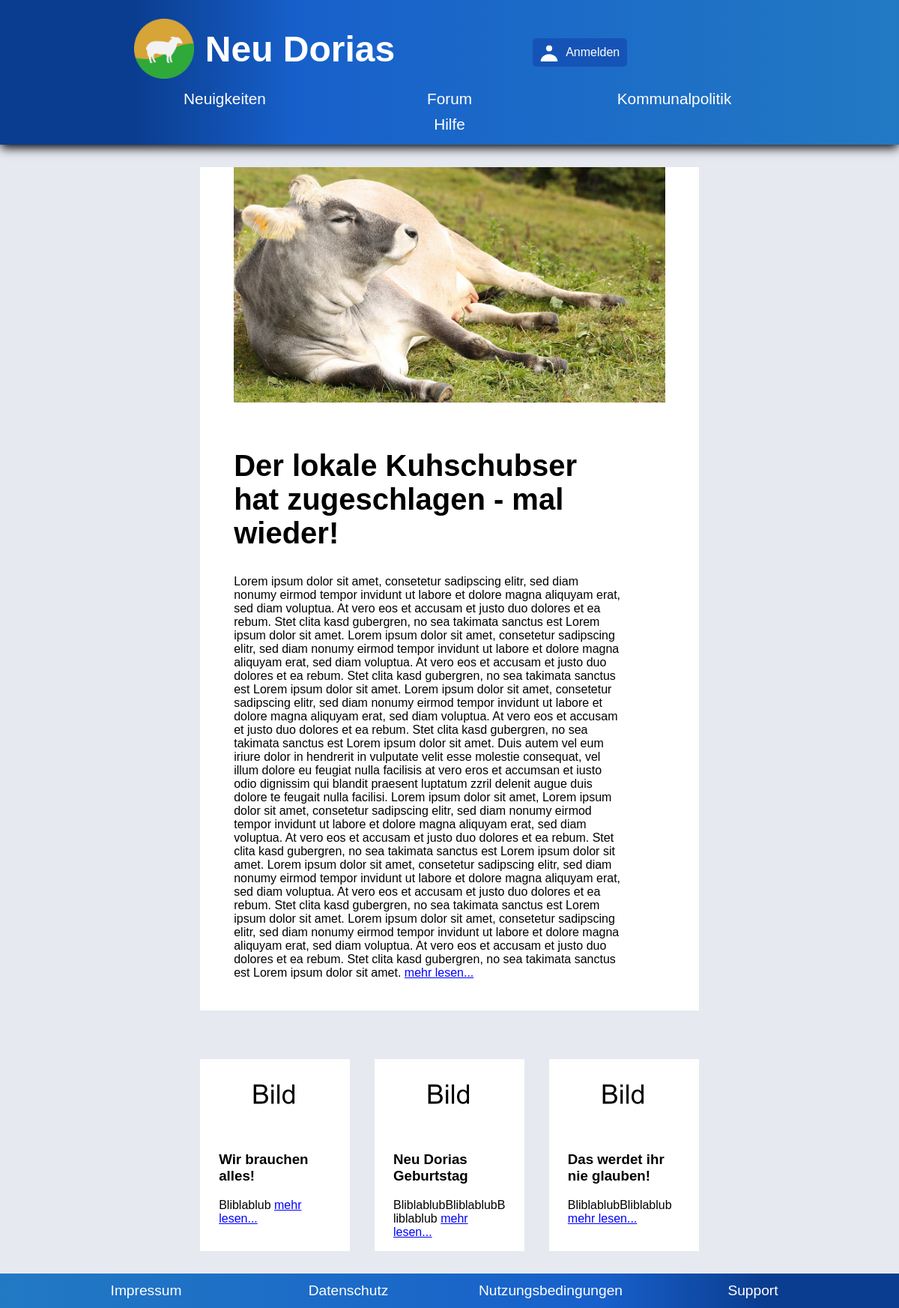
The app's page /sites/news/overview/newsOverview.php with its own data.
### tables this page shows
CREATE TABLE Article (
    		uuid VARCHAR(255),
    		title VARCHAR,
    		contentPreview VARCHAR,
    		content VARCHAR,
    		picturePath VARCHAR(255),
    		CONSTRAINT PK_Like PRIMARY KEY (uuid)
		);

### sites/SQLHelper.php (called while the page is built, shortened)
<?php
class SQLHelper {
	private $db;
	function __construct() {
		$user = 'root';
		$pw = null;
		$dsn = 'sqlite:..\..\kompol.db';
		$this->db = new PDO($dsn, $user, $pw);
	}
	function createUserTable(){
		$sql = "CREATE TABLE IF NOT EXISTS User (
    		uuid VARCHAR(255) PRIMARY KEY,
    		email VARCHAR(255) UNIQUE,
    		password VARCHAR,
    		avatar VARCHAR,
        username VARCHAR,
    		firstName VARCHAR(255),
    		lastName VARCHAR(255),
    		party VARCHAR(255),
    		registrationCode VARCHAR(255),
    		FOREIGN KEY (party) REFERENCES Party(name)
		)";
		if ($this->db->exec($sql)) {
			return true;
		} else {
			return false;
		}
	}
	function createPartyTable(){
		$sql = "CREATE TABLE IF NOT EXISTS Party (
    		name VARCHAR(255) PRIMARY KEY,
    		text VARCHAR,
    		textPreview VARCHAR,
    		logo VARCHAR
		)";
		if ($this->db->exec($sql)) {
			return true;
		} else {
			return false;
		}
	}
	function createPostTable(){
		$sql = "CREATE TABLE IF NOT EXISTS Post (
    		uuid VARCHAR(255) PRIMARY KEY,
    		title VARCHAR,
    		text VARCHAR,
    		date DATE DEFAULT CURRENT_DATE,
    		author VARCHAR,
    		category VARCHAR,
    		CONSTRAINT FK_User FOREIGN KEY (author) REFERENCES User(uuid)
		)";
		$result = $this->db->exec($sql);
		return $result;
	}
	function createCommentTable(){
		$sql = "CREATE TABLE IF NOT EXISTS Comment (
    		uuid VARCHAR(255) PRIMARY KEY,
    		answerTo VARCHAR,
    		text VARCHAR,
    		date DATE DEFAULT CURRENT_DATE,
    		author VARCHAR,
    		CONSTRAINT FK_User FOREIGN KEY (author) REFERENCES User(uuid)
		)";
		if ($this->db->exec($sql)) {
			return true;
		} else {
			return false;
		}
	}
	function createArticleTable(){
		$sql = "CREATE TABLE IF NOT EXISTS Article (
    		uuid VARCHAR(255),
    		title VARCHAR,
    		contentPreview VARCHAR,
    		content VARCHAR,
    		picturePath VARCHAR(255),
    		CONSTRAINT PK_Like PRIMARY KEY (uuid)
		)";
		if ($this->db->exec($sql)) {
			return true;
		} else {
			return false;
		}
	}
	function createLikeTable(){
		$sql = "CREATE TABLE IF NOT EXISTS Like (
    		uuid VARCHAR(255),
    		user VARCHAR(255),
    		CONSTRAINT PK_Like PRIMARY KEY (uuid,user),
    		CONSTRAINT PK_LikeUser FOREIGN KEY (user) REFERENCES User(uuid)
		)";
		if ($this->db->exec($sql)) {
			return true;
		} else {
			return false;
		}
	}
	function createDislikeTable(){
		$sql = "CREATE TABLE IF NOT EXISTS Dislike (
    		uuid VARCHAR(255),
    		user VARCHAR(255),
    		CONSTRAINT PK_Dislike PRIMARY KEY (uuid,user),
    		CONSTRAINT PK_LikeUser FOREIGN KEY (user) REFERENCES User(uuid)
		)";
		if ($this->db->exec($sql)) {
			return true;
		} else {
			return false;
		}
	}
	function closeConnection() {
		$this->db = null;
	}
}

### sites/news/DBArticleDAO.php (called while the page is built, shortened)
<?php
include_once "../../SQLHelper.php";
class DBArticleDAO implements ArticleDAO
{
	private $db;
	function __construct(){
		$user = 'root';
		$pw = null;
		$dsn = 'sqlite:..\..\kompol.db';
		$helper = new SQLHelper();
		$this->db = new PDO($dsn, $user, $pw);
	}
	function getArticles() {
		try {
			$sql = "SELECT * FROM Article";
			return $this->db->query($sql)->fetchAll();
		} catch (Exception $ex) {
			return null;
		}
	}
}

### sites/news/overview/NewsOverviewController.php (called while the page is built, shortened)
<?php
include_once "../DBArticleDAO.php";
$articleDAO = new DBArticleDAO();
$articleList = $articleDAO->getArticles();

### sites/news/overview/newsOverview.php (the view, shortened to what this page needs)
<!DOCTYPE html>
<html lang="de">
<head>
  <link rel="stylesheet" type="text/css" href="../../main.css">
  <link rel="stylesheet" type="text/css" href="newsOverview.css">
</head>
  <body>
    <?php
    include_once "../../components/header/header.php"
    ?>
    <main>
      <?php
      include_once "NewsOverviewController.php"
      ?>
      <?php if(isset($articleList)): ?>
          <?php $article = $articleList[0] ?>
        <article class="highlightedArticle">
          <img
            width="1200"
            height="800"
            src="<?php echo isset($article["picturePath"])? $article["picturePath"] : "../media/pictureDummy.png" ?>"
            alt = "Bild zum Artikel">
          <h2><?php echo isset($article["title"])? $article["title"] : "Nicht vorhanden"; ?></h2>
          <p>
              <?php echo isset($article["contentPreview"])? $article["contentPreview"] : "Nicht gefunden"; ?>
            <a href="../article/article.php?id=<?php echo isset($article["uuid"])? $article["uuid"] : ""; ?>"> mehr lesen...</a>
          </p>
        </article>
      <?php else: ?>
        <h2>Artikel nicht gefunden</h2>
      <?php endif ?>
      <div class="standardArtikel">
        <?php if(isset($articleList)): ?>
          <?php foreach($articleList as $article): ?>
            <?php if($article !== $articleList[0]): ?>
              <article>
                <img
                  width="300"
                  height="200"
                  src="<?php echo isset($article["picturePath"])? $article["picturePath"] : "../media/pictureDummy.png" ?>"
                  alt = "Bild zum Artikel">
                <h3><?php echo isset($article["title"])? $article["title"] : "Nicht vorhanden"; ?></h3>
                <p>
                  <?php echo isset($article["contentPreview"])? $article["contentPreview"] : "Nicht gefunden"; ?>
                  <a href="../article/article.php?id=<?php echo isset($article["uuid"])? $article["uuid"] : ""; ?>"> mehr lesen...</a>
                </p>
              </article>
            <?php endif ?>
          <?php endforeach; ?>
        <?php else: ?>
          <h2>Artikel nicht gefunden</h2>
        <?php endif ?>
      </div>
    </main>
    <?php
    include_once "../../components/footer/footer.php"
    ?>
  </body>
</html>

### sites/main.css (style rules this page uses)
html, body { display: flex; margin: 0; min-height: 100vh; width: 100%; min-width: 350px; font-family: Verdana, sans-serif; }
body { flex-direction: column; display: flex; height: 100%; min-height: 100vh; background-color: #e6e9f0; }
header p,h1,a { color: #FFF; text-decoration: none; }
main { flex: auto; padding: 30px; }
main h1, h2, h3, p { color: #000; overflow-wrap: break-word; }
main a { color: blue; text-decoration: underline; }
@media screen and (min-width: 650px) { main { padding: 30px 80px 30px 80px; } }

### sites/news/overview/newsOverview.css (style rules this page uses)
.highlightedArticle { background-color: white; padding: 0px 25px 25px 25px; margin-left: 5%; margin-right: 5%; }
.highlightedArticle img { margin-right: 45px; max-width: 100%; height: auto; }
.highlightedArticle h2 { padding-top: 25px; margin-right: 10%; font-size: 1.2em; }
.highlightedArticle p { font-size: 0.8em; margin-right: 10%; }
.standardArtikel { display: flex; flex-wrap: wrap; justify-content: space-between; margin-left: 5%; margin-right: 5%; margin-top: 45px; }
.standardArtikel > article { min-width: 150px; background-color: white; padding: 0px 25px 0px 25px; margin-top: 20px; }
.standardArtikel > article img { max-width: 100%; height: auto; }
.standardArtikel article h3 { font-size: 1em; }
.standardArtikel article p { font-size: 0.8em; }
@media screen and (min-width: 800px) { .highlightedArticle { margin-left: 18%; margin-right: 18%; padding: 0px 45px 25px 45px; } }
@media screen and (min-width: 800px) { .highlightedArticle h2 { font-size: 2.5em; } }
@media screen and (min-width: 800px) { .highlightedArticle p { font-size: 1em; } }
@media screen and (min-width: 800px) { .standardArtikel { margin-left: 18%; margin-right: 18%; } }
@media screen and (min-width: 800px) { .standardArtikel article h3 { font-size: 1.17em; } }
@media screen and (min-width: 800px) { .standardArtikel article p { font-size: 1em; } }
@media screen and (min-width: 1200px) { .standardArtikel { margin-left: 18%; margin-right: 18%; } }
@media screen and (min-width: 1200px) { .standardArtikel article { width: 20%; } }

### records on screen
article: picturePath (picture), title "Der lokale Kuhschubser hat zugeschlagen - mal wieder!", contentPreview "Lorem ipsum dolor sit amet, consetetur sadipscing elitr, sed diam nonumy eirmod tempor invidunt ut labore et dolore magna aliquyam erat, sed diam voluptua. At vero eos et accusam et justo duo dolores et ea rebum. Stet clita kasd gubergren, no sea takimata sanctus est Lorem ipsum dolor sit amet. Lorem ipsum dolor sit amet, consetetur sadipscing elitr, sed diam nonumy eirmod tempor invidunt ut labore et dolore magna aliquyam erat, sed diam voluptua. At vero eos et accusam et justo duo dolores et ea rebum. Stet clita kasd gubergren, no sea takimata sanctus est Lorem ipsum dolor sit amet. Lorem ipsum dolor sit amet, consetetur sadipscing elitr, sed diam nonumy eirmod tempor invidunt ut labore…"
article: title "Wir brauchen alles!", contentPreview "Bliblablub"
article: title "Neu Dorias Geburtstag", contentPreview "BliblablubBliblablubBliblablub"
article: title "Das werdet ihr nie glauben!", contentPreview "BliblablubBliblablub"
